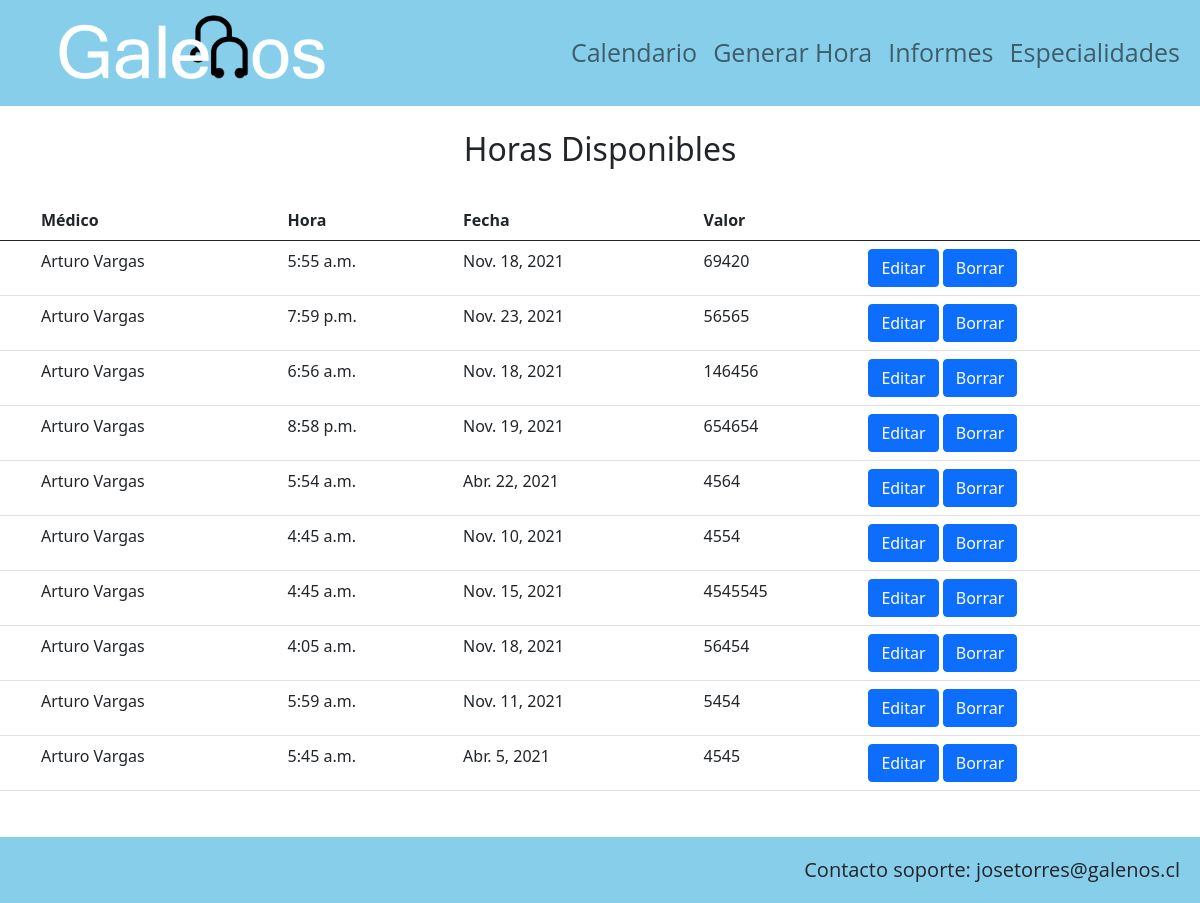
Before: /listar_hora/1 with the older database file.
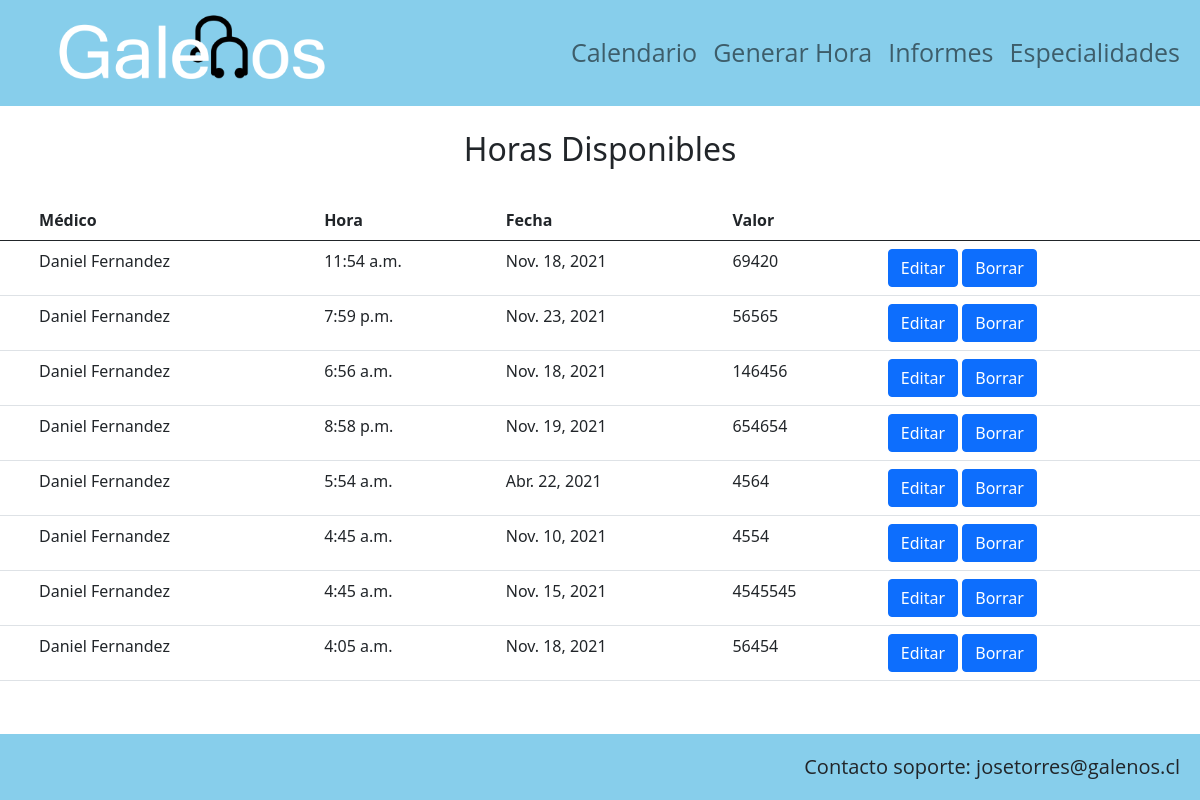
After: the same page with the newer database file.
### AppGalenos/models.py (models this page shows)
class Hora(models.Model):
        fecha = models.DateField()
        hora = models.TimeField()
        valor = models.IntegerField()
        paciente = models.ForeignKey(Paciente, on_delete=models.PROTECT, null=True, blank=True)
        medico = models.ForeignKey(Medico, on_delete=models.PROTECT)

class Medico(models.Model):
        rut = models.IntegerField()
        dVerificador = models.CharField(max_length=1)
        primerNombre = models.CharField(max_length=20)
        segundoNombre = models.CharField(max_length=20)
        primerApellido = models.CharField(max_length=20)
        segundoApellido = models.CharField(max_length=20)
        edad = models.IntegerField()
        direccion = models.CharField(max_length=100)
        sexo = models.CharField(max_length=10)
        telefono = models.IntegerField()
        fechaNacimiento = models.DateField()
        correo = models.CharField(max_length=70)
        tipoContrato = models.CharField(max_length=20)
        sueldo = models.IntegerField()
        sucursal = models.CharField(max_length=60)
        especialidad = models.ForeignKey(Especialidad, on_delete=models.PROTECT)
        def __str__(self):
            return self.primerNombre +" "+ self.primerApellido

### AppGalenos/views.py (the view)
# urls.py: path('listar_hora/<int:id_medico>', views.listar_hora, name="listar_hora"),
def listar_hora(request,id_medico):
    horas = Hora.objects.filter(medico = id_medico)
    medicos = Medico.objects.all()
    data = {
        'horas': horas,
        'medicos': medicos
    }
    return render(request, "listar_horas.html", data)

### AppGalenos/templates/listar_horas.html (shortened to what this page needs)
{% extends 'base.html' %}
{% load static %}
{% block css %}
<link rel="stylesheet" href="{% static 'css/horas_disp.css' %}">
{% endblock %}
{% block contenido %}
<br>
<h2>Horas Disponibles</h2>
<br>
<table id="tabla-categorias" class="table table-hover">
    <thead>
        <tr>
            <th scope='col'></th>
            <th scope='col'> Médico </th>
            <th scope='col'> Hora </th>
            <th scope='col'> Fecha </th>
            <th scope='col'> Valor </th>
            <th scope='col'></th>
        </tr>
    </thead>
    {% for c in horas %}
    <tr>
            <td> </td>
            <td> {{c.medico}}</td>
            <td> {{ c.hora }} </td>
            <td> {{c.fecha}} </td>
            <td> {{c.valor}} </td>
            <td><a class="btn btn-primary" href="{% url 'editar_hora' c.id%}">Editar</a>
                <a class="btn btn-primary" href="#" onclick="eliminarHora({{ c.id }})">Borrar</a> </td>
    </tr>
    {% endfor %}
</table>
<br><br><br><br>
{% endblock %}

Changed rows visible on the page:
removed Hora: medico "Arturo Vargas", hora "5:59 a.m.", fecha "Nov. 11, 2021", valor "5454"
removed Hora: medico "Arturo Vargas", hora "5:45 a.m.", fecha "Abr. 5, 2021", valor "4545"
changed Hora (number 1 of 8 on the later page): medico "Arturo Vargas" → "Daniel Fernandez"; hora "5:55 a.m." → "11:54 a.m."
changed through a linked row, Hora "Nov. 23, 2021": medico "Arturo Vargas" → "Daniel Fernandez"
changed through a linked row, Hora (number 3 of 8 on the later page): medico "Arturo Vargas" → "Daniel Fernandez"
changed through a linked row, Hora "Nov. 19, 2021": medico "Arturo Vargas" → "Daniel Fernandez"
changed through a linked row, Hora "Abr. 22, 2021": medico "Arturo Vargas" → "Daniel Fernandez"
changed through a linked row, Hora "Nov. 10, 2021": medico "Arturo Vargas" → "Daniel Fernandez"
changed through a linked row, Hora "Nov. 15, 2021": medico "Arturo Vargas" → "Daniel Fernandez"
changed through a linked row, Hora (number 8 of 8 on the later page): medico "Arturo Vargas" → "Daniel Fernandez"
